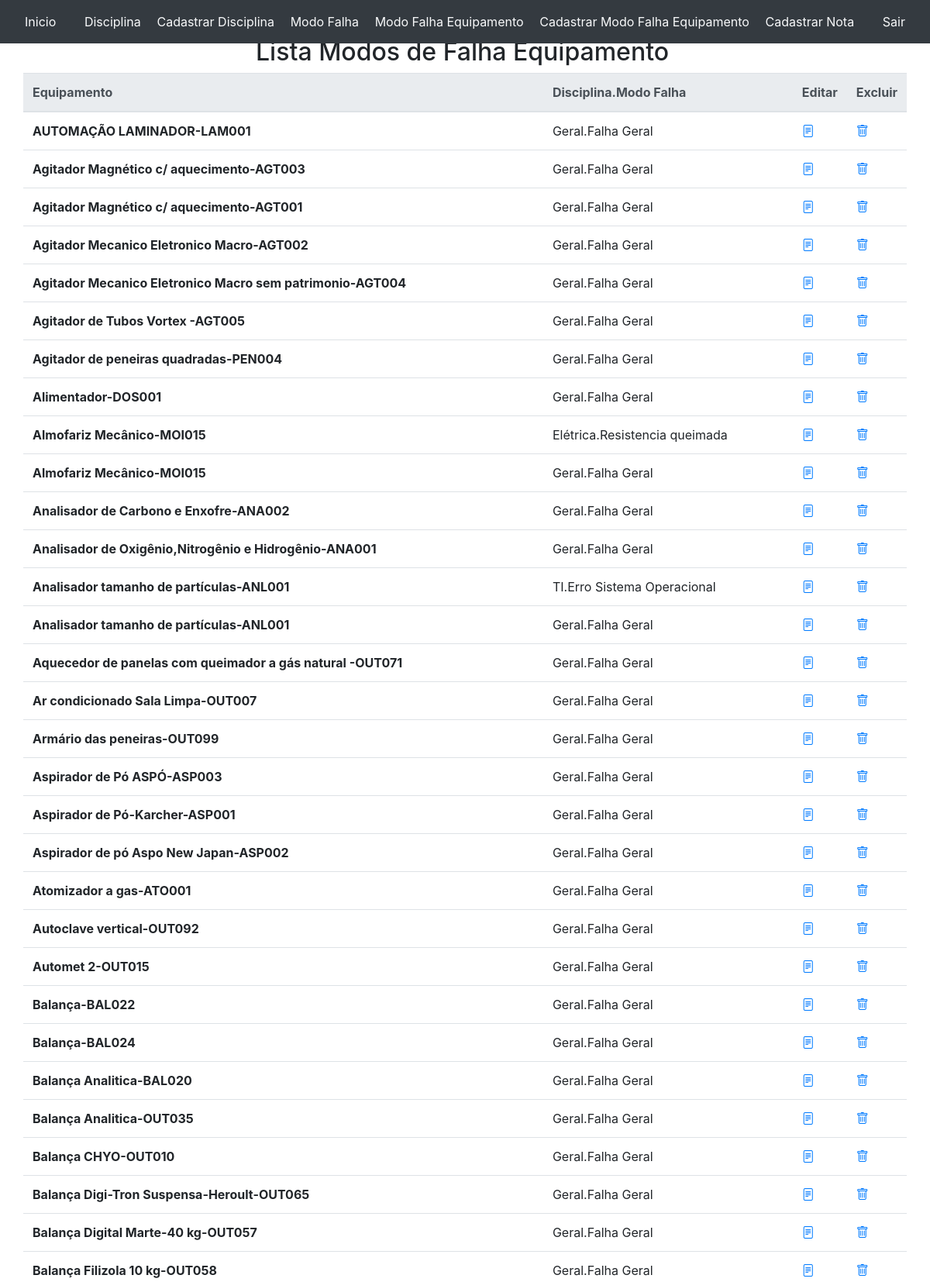
Page /notas/exibirModoFalhaEquipamento/ (signed in, upper part) on the committed database.
### notas/models.py (models this page shows, shortened)
class Modo_falha_equipamento(models.Model):
    modo_falha=models.ForeignKey(Modo_Falha, on_delete=models.DO_NOTHING)
    equipamento=models.ForeignKey(Equipamento, on_delete=models.DO_NOTHING)
    class Meta:
        unique_together = ('modo_falha', 'equipamento')
        ordering = ['equipamento','modo_falha']

class Modo_Falha (models.Model):
    disciplina=models.ForeignKey(Disciplina, on_delete=models.DO_NOTHING)
    modo_falha=models.CharField(max_length=50)
    def __str__(self):
        return str(self.disciplina)+"."+ str(self.modo_falha)
    class Meta:
        ordering = ['disciplina']

class Disciplina(models.Model):
    disciplina=models.CharField(max_length=50)
    def __str__(self):
        return str(self.disciplina)

### equipamentos/models.py (models this page shows, shortened)
class Equipamento(models.Model):
    nome_equipamento=models.CharField(max_length=80)
    modelo=models.CharField(max_length=80,null=True, blank=True)
    fabricante=models.ForeignKey(Fabricante, on_delete=models.DO_NOTHING,null=True, blank=True)
    local=models.ForeignKey(Local_instalacao, on_delete=models.DO_NOTHING,null=True, blank=True)
    tipo_equipamento=models.ForeignKey(Tipo_equipamento, on_delete=models.DO_NOTHING)
    data_compra=models.DateTimeField(auto_now=False, auto_now_add=False, null=True, blank=True)
    data_ultima_calibracao=models.DateTimeField(auto_now=False, auto_now_add=False, null=True, blank=True)
    usuario=models.ForeignKey(Usuario, on_delete=models.SET_NULL, null=True, blank=True)
    data_cadastro=models.DateTimeField(auto_now=True, auto_now_add=False)
    patrimonio=models.CharField(max_length=30,null=True, blank=True)
    material_consumo=models.ManyToManyField(Material_consumo,  blank=True)
    codigo=models.CharField(max_length=9,null=True, blank=True,unique=True)
    custo_aquisição=MoneyField(max_digits=25, decimal_places=2, default_currency='BRL')
    responsavel=models.CharField(max_length=50,null=True, blank=True)
    potencia_eletrica=models.CharField(max_length=30,null=True, blank=True)
    nacionalidade=models.CharField(max_length=50,null=True, blank=True)
    data_ultima_atualizacao=models.DateTimeField(auto_now=False, auto_now_add=False,null=True, blank=True)
    tensao_eletrica=models.CharField(max_length=30,null=True, blank=True)
    projeto_compra=models.CharField(max_length=50,null=True, blank=True)
    especificacao=models.TextField(null=True, blank=True)
    outros_dados=models.TextField(null=True, blank=True)
    ativo=models.BooleanField(default=True)
    class Meta:
        ordering = ['nome_equipamento']
    def __str__(self):
        return str(self.nome_equipamento)+"-"+str(self.codigo)

### notas/views.py (the view)
# urls.py: path('exibirModoFalhaEquipamento/', views.exibirModoFalhaEquipamento, name='exibirModoFalhaEquipamento'),
def exibirModoFalhaEquipamento(request):
    if not request.session.get('usuario'):
        return redirect('/auth/login/?status=2')
    modosFalha=Modo_falha_equipamento.objects.all()
    return render(request, "exibirModosFalhaEquipamento.html", {'modosFalha':modosFalha,'status':0})

### notas/templates/exibirModosFalhaEquipamento.html (shortened to what this page needs)
{% extends 'base.html'%}
{% block 'menu' %}
{% include 'menunotamodofalhaequipamento.html' %}
{% endblock %}
{% block 'conteudo'%}
<div class ='container'>
  <div class='row'>
      <div class='col-md-3'>
      </div>
      <div class="col-md">
        <br>
        <br>
        <h2 class="sticky-top">Lista Modos de Falha Equipamento</h2>
      </div>
    <div class="table-responsive" style="max-height: 75vh;">
    <table class="table table-hover" >
      <thead class="thead-light sticky-top" >
          <tr>
            <th scope="col">Equipamento</th>
            <th scope="col">Disciplina.Modo Falha</th>
            <th scope="col">Editar</th>
            <th scope="col">Excluir</th>
        </tr>
        </thead>
        <tbody style="overflow: auto;" >
            {% for modofalha in modosFalha %}
            <tr>
            <th scope="row">{{ modofalha.equipamento }}</th>
            <td>{{ modofalha.modo_falha }}</td>
            <td><a href="{% url 'editarModoFalhaEquipamento' %}?id={{ modofalha.id }}"><i class="bi bi-file-text"></i></a></td>
            <td><a href="{% url 'excluirModoFalhaEquipamento' %}?id={{ modofalha.id }}&excluir=1"><i class="bi bi-trash"></i></a></td>
          </tr>
          {% endfor %}
        </tbody>
      </table>
      </div>
    </div>
    <br>
</div>
{% endblock %}

### rows in the picture
Modo_falha_equipamento: equipamento "AUTOMAÇÃO LAMINADOR-LAM001", modo_falha "Geral.Falha Geral"
Modo_falha_equipamento: equipamento "Agitador Magnético c/ aquecimento-AGT003", modo_falha "Geral.Falha Geral"
Modo_falha_equipamento: equipamento "Agitador Magnético c/ aquecimento-AGT001", modo_falha "Geral.Falha Geral"
Modo_falha_equipamento: equipamento "Agitador Mecanico Eletronico Macro-AGT002", modo_falha "Geral.Falha Geral"
Modo_falha_equipamento: equipamento "Agitador Mecanico Eletronico Macro sem patrimonio-AGT004", modo_falha "Geral.Falha Geral"
Modo_falha_equipamento: equipamento "Agitador de Tubos Vortex -AGT005", modo_falha "Geral.Falha Geral"
Modo_falha_equipamento: equipamento "Agitador de peneiras quadradas-PEN004", modo_falha "Geral.Falha Geral"
Modo_falha_equipamento: equipamento "Alimentador-DOS001", modo_falha "Geral.Falha Geral"
Modo_falha_equipamento: equipamento "Almofariz Mecânico-MOI015", modo_falha "Elétrica.Resistencia queimada"
Modo_falha_equipamento: equipamento "Almofariz Mecânico-MOI015", modo_falha "Geral.Falha Geral"
Modo_falha_equipamento: equipamento "Analisador de Carbono e Enxofre-ANA002", modo_falha "Geral.Falha Geral"
Modo_falha_equipamento: equipamento "Analisador de Oxigênio,Nitrogênio e Hidrogênio-ANA001", modo_falha "Geral.Falha Geral"
Modo_falha_equipamento: equipamento "Analisador tamanho de partículas-ANL001", modo_falha "TI.Erro Sistema Operacional"
Modo_falha_equipamento: equipamento "Analisador tamanho de partículas-ANL001", modo_falha "Geral.Falha Geral"
Modo_falha_equipamento: equipamento "Aquecedor de panelas com queimador a gás natural -OUT071", modo_falha "Geral.Falha Geral"
Modo_falha_equipamento: equipamento "Ar condicionado Sala Limpa-OUT007", modo_falha "Geral.Falha Geral"
Modo_falha_equipamento: equipamento "Armário das peneiras-OUT099", modo_falha "Geral.Falha Geral"
Modo_falha_equipamento: equipamento "Aspirador de Pó ASPÓ-ASP003", modo_falha "Geral.Falha Geral"
Modo_falha_equipamento: equipamento "Aspirador de Pó-Karcher-ASP001", modo_falha "Geral.Falha Geral"
Modo_falha_equipamento: equipamento "Aspirador de pó Aspo New Japan-ASP002", modo_falha "Geral.Falha Geral"
Modo_falha_equipamento: equipamento "Atomizador a gas-ATO001", modo_falha "Geral.Falha Geral"
Modo_falha_equipamento: equipamento "Autoclave vertical-OUT092", modo_falha "Geral.Falha Geral"
Modo_falha_equipamento: equipamento "Automet 2-OUT015", modo_falha "Geral.Falha Geral"
Modo_falha_equipamento: equipamento "Balança-BAL022", modo_falha "Geral.Falha Geral"
Modo_falha_equipamento: equipamento "Balança-BAL024", modo_falha "Geral.Falha Geral"
Modo_falha_equipamento: equipamento "Balança Analitica-BAL020", modo_falha "Geral.Falha Geral"
Modo_falha_equipamento: equipamento "Balança Analitica-OUT035", modo_falha "Geral.Falha Geral"
Modo_falha_equipamento: equipamento "Balança CHYO-OUT010", modo_falha "Geral.Falha Geral"
Modo_falha_equipamento: equipamento "Balança Digi-Tron Suspensa-Heroult-OUT065", modo_falha "Geral.Falha Geral"
Modo_falha_equipamento: equipamento "Balança Digital Marte-40 kg-OUT057", modo_falha "Geral.Falha Geral"
Modo_falha_equipamento: equipamento "Balança Filizola 10 kg-OUT058", modo_falha "Geral.Falha Geral"
